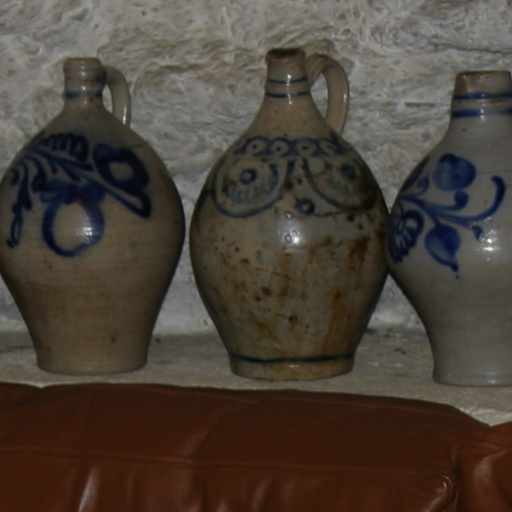
#> input picture test_guidedfilter/img_flash/cave-flash.bmp, 512 x 512 px, found by its file name
$ python example_flash.py
#> lines starting #> are read from the running program, lines starting #| are printed output that depends on the picture
### test_guidedfilter/guidedFilter.py
# -*- coding:utf8 -*-
import cv2
import numpy as np
import boxFilter as bF

def guidedfilter(I, p, r, eps):
	# guidance image: I (should be a gray-scale/single channel image)
	# filtering imput image: p (should be a gray-scale/single channel image)
	# local window radius: r
	# regularization parameter:eps
	hei, wid = I.shape[: 2]
	# the size of each local patch N=(2r+1)^2 except for boundary pixels
	N = bF.boxfilter(np.ones((hei, wid)), r)

	mean_I = bF.boxfilter(I, r) / N

	mean_p = bF.boxfilter(p, r) / N
	mean_Ip = bF.boxfilter(I * p, r) / N
	# this is the covariance of (I, p) in each local patch
	cov_Ip = mean_Ip - mean_I * mean_p

	mean_II = bF.boxfilter( I * I, r) / N
	var_I = mean_II - mean_I * mean_I

	# Eqn(5) in the paper
	a = cov_Ip / (var_I + eps)
	# Eqn(6) in the paper
	b = mean_p - a * mean_I

	mean_a = bF.boxfilter(a, r) / N
	mean_b = bF.boxfilter(b, r) / N

	# Eqn(8) in the paper
	q = mean_a * I + mean_b
	# return q, N, mean_I, mean_p, mean_Ip, cov_Ip, mean_II, var_I, a, b, mean_a, mean_b, q
	return q

### test_guidedfilter/boxFilter.py
# -*- codeing:utf8 -*-
import cv2
import numpy as np
import numpy.matlib

def boxfilter(imSrc, r):
	# r is the radius of window w
	hei, wid = imSrc.shape
	imDst = np.zeros((imSrc.shape))
	# cumulative sum over Y axis
	imCum = np.cumsum(imSrc, axis=0)
	# difference over Y axis
	imDst[0:r+1, :] = imCum[r:2*r+1, :]
	imDst[r+1:hei-r, :] = imCum[2*r+1:hei, :] - imCum[0:hei-2*r-1, :]
	imDst[hei-r:hei, :] = numpy.matlib.repmat(imCum[hei-1, :], r, 1)\
		- imCum[hei-2*r-1:hei-r-1, :]

	# cumulative sum over X axis
	imCum = np.cumsum(imDst, axis = 1)
	# difference over Y axis
	imDst[:, 0:r+1] = imCum[:, r:2*r+1]
	imDst[:, r+1:wid-r] = imCum[:, 2*r+1:wid] - imCum[:, 0:wid-2*r-1]
	imDst[:, wid-r:wid] = numpy.matlib.repmat(np.matrix(imCum[:, wid-1]).T, 1, r)\
		- imCum[:, wid-2*r-1:wid-r-1]
	return imDst

### test_guidedfilter/example_flash.py
import cv2
import numpy as np
import guidedFilter as gf


I = cv2.imread('cave-flash.bmp') / 255.0;
p = cv2.imread('cave-noflash.bmp') / 255.0;
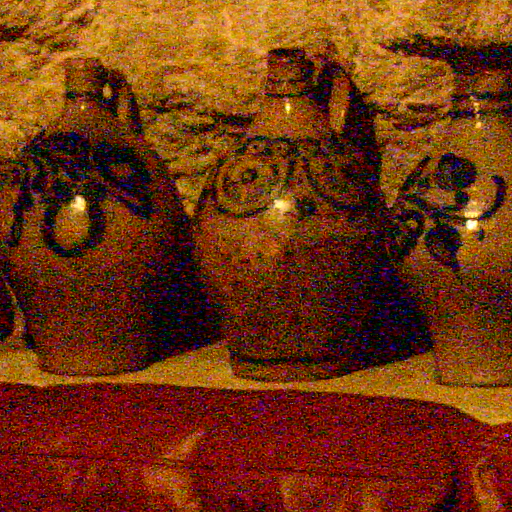
#> input picture test_guidedfilter/img_flash/cave-noflash.bmp, 512 x 512 px, found by its file name

r = 8;
eps = 0.0004

q = np.zeros(I.shape);

q[:, :, 0] = gf.guidedfilter(I[:, :, 2], p[:, :, 0], r, eps);
#> in boxfilter, `imCum = np.cumsum(imSrc, axis=0)`: imSrc: shape (512, 512) float64; every value is 1
#> in boxfilter, `imDst[:, wid-r:wid] = numpy.matlib.repmat(np.matrix(imCum[:, wid-1]).T..`: imDst: shape (512, 512) float64; min 81, max 289, mean 284.2
#> call 2 of boxfilter, with r = 8
#> in boxfilter (call 2), `imDst[hei-r:hei, :] = numpy.matlib.repmat(imCum[hei-1, :], r, 1)\ - im..`: imDst: shape (512, 512) float64; min 0.392, max 11.99, mean 4.9
#> in boxfilter (call 2), `imDst[:, 0:r+1] = imCum[:, r:2*r+1]`: imDst: shape (512, 512) float64; min 0.392, max 150.4, mean 6
#> in boxfilter (call 2), `imDst[:, wid-r:wid] = numpy.matlib.repmat(np.matrix(imCum[:, wid-1]).T..`:
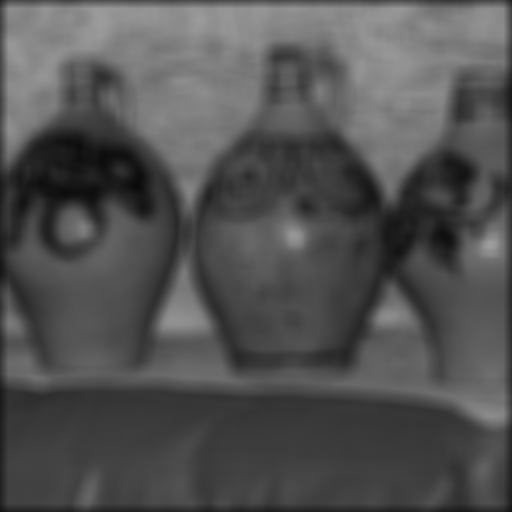
#> imDst: shape (512, 512) float64; min 10.62, max 157.7, mean 82.6
#> in boxfilter (call 3), `imDst[hei-r:hei, :] = numpy.matlib.repmat(imCum[hei-1, :], r, 1)\ - im..`: imDst: shape (512, 512) float64; min 0, max 10.47, mean 1.14
#> in boxfilter (call 3), `imDst[:, 0:r+1] = imCum[:, r:2*r+1]`: imDst: shape (512, 512) float64; min 0, max 43.37, mean 1.4
#> in boxfilter (call 3), `imDst[:, wid-r:wid] = numpy.matlib.repmat(np.matrix(imCum[:, wid-1]).T..`: imDst: shape (512, 512) float64; min 1.22, max 115.5, mean 19.2
#> call 4 of boxfilter, with r = 8
#> in boxfilter (call 4), `imDst[hei-r:hei, :] = numpy.matlib.repmat(imCum[hei-1, :], r, 1)\ - im..`: imDst: shape (512, 512) float64; min 0, max 3.13, mean 0.37
#> in boxfilter (call 4), `imDst[:, 0:r+1] = imCum[:, r:2*r+1]`:
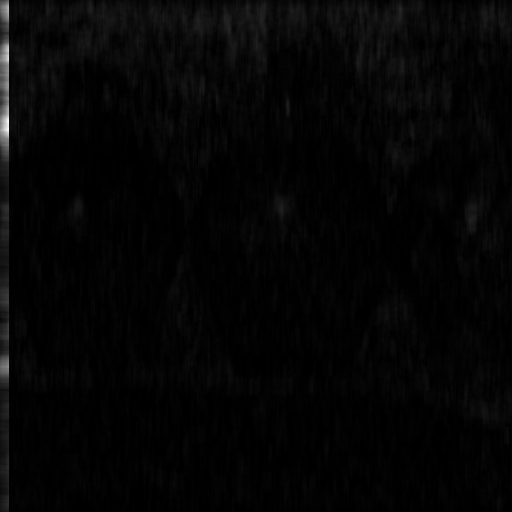
#> imDst: shape (512, 512) float64; min 0, max 21.31, mean 0.4; drawn with min black and max white
#> in boxfilter (call 4), `imDst[:, wid-r:wid] = numpy.matlib.repmat(np.matrix(imCum[:, wid-1]).T..`:
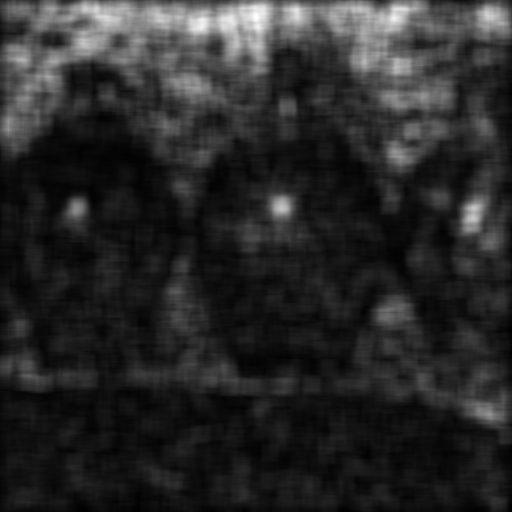
#> imDst: shape (512, 512) float64; min 0.299, max 36.35, mean 6.2; drawn with min black and max white
#> in guidedfilter, `cov_Ip = mean_Ip - mean_I * mean_p`:
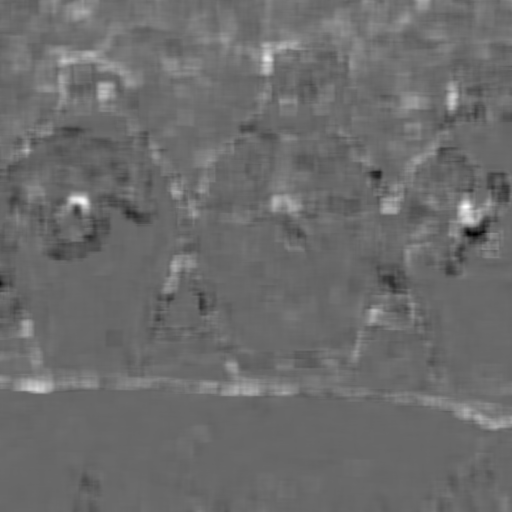
#> cov_Ip: shape (512, 512) float64; min -0.00942, max 0.0135, mean 0.000347; drawn with min black and max white
#> in boxfilter (call 5), `imCum = np.cumsum(imSrc, axis=0)`:
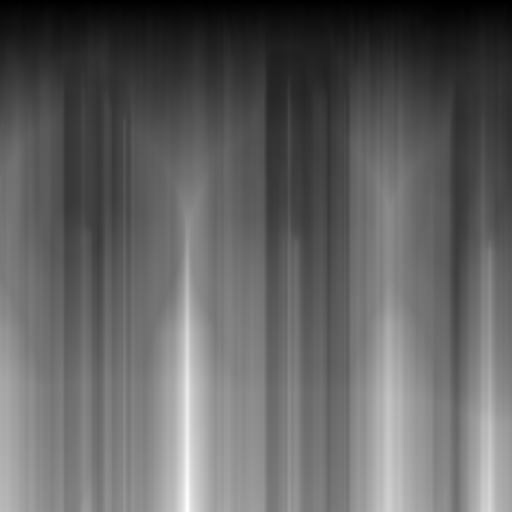
#> imCum: shape (512, 512) float64; min 0.0984, max 82.5, mean 32; drawn with min black and max white
#> in boxfilter (call 5), `imDst[hei-r:hei, :] = numpy.matlib.repmat(imCum[hei-1, :], r, 1)\ - im..`: imDst: shape (512, 512) float64; min 0.0099, max 9, mean 1.67
#> in boxfilter (call 5), `imCum = np.cumsum(imDst, axis = 1)`:
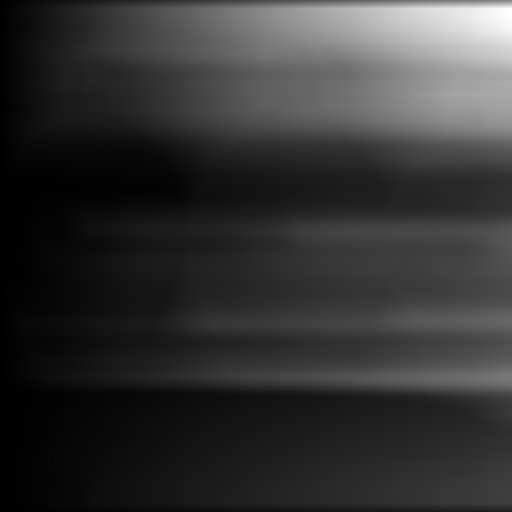
#> imCum: shape (512, 512) float64; min 0.216, max 2085.8, mean 423.6; drawn with min black and max white
q[:, :, 1] = gf.guidedfilter(I[:, :, 1], p[:, :, 1], r, eps);
q[:, :, 2] = gf.guidedfilter(I[:, :, 0], p[:, :, 2], r, eps);

# figure();
# imshow([I, p, q], [0, 1]);
cv2.imshow('I', I)
cv2.imshow("p", p)
cv2.imshow('q', q)
cv2.waitKey(0)
cv2.destroyAllWindows()
